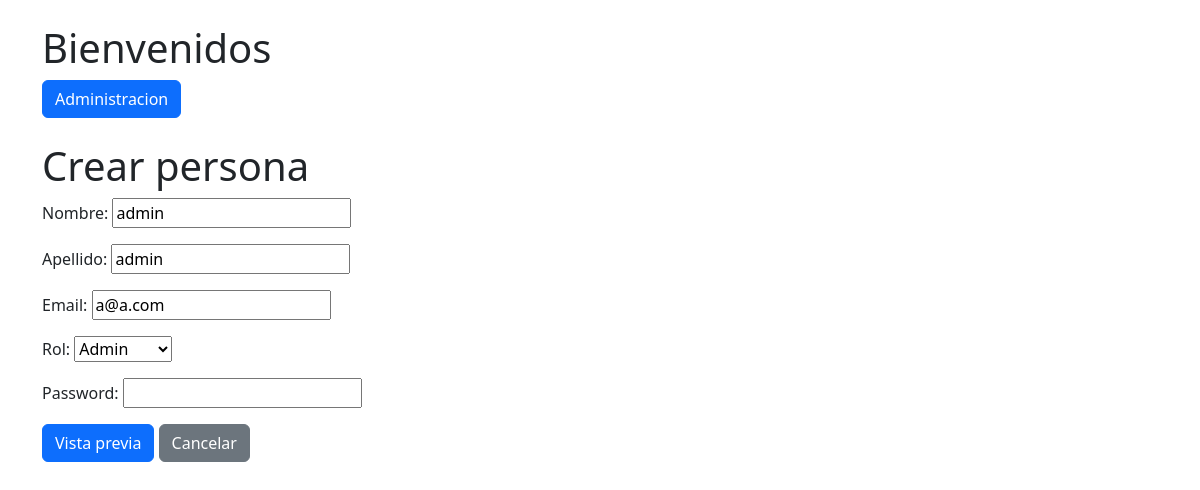
Screenshot of /crud/personas/4/editar/ with the database file from the repository.
### crud/models.py (models this page shows, shortened)
class Persona(models.Model):
    nombre = models.CharField(max_length=100)
    apellido = models.CharField(max_length=100)
    email = models.EmailField(unique=True)
    password = models.CharField(max_length=100)
    rol = models.ForeignKey('Rol', on_delete=models.CASCADE, null=True)

class Rol(models.Model):
    nombre = models.CharField(max_length=50)
    def __str__(self):
        return self.nombre

### crud/views.py (the view)
# urls.py: path('personas/<int:pk>/editar/', PersonaUpdateView.as_view(), name='persona_update'),
class PersonaUpdateView(UpdateView):
    model = Persona
    template_name = 'personas/persona_form.html'
    form_class = PersonaForm
    success_url = '/crud/personas'

### crud/forms.py
class PersonaForm(forms.ModelForm):
    class Meta:
        model = Persona
        fields = ['nombre', 'apellido', 'email', 'rol', 'password']
        widgets = {
            'password': forms.PasswordInput(),
            'email': forms.EmailInput(),
        }

### crud/templates/personas/persona_form.html (shortened to what this page needs)
{% extends 'home.html' %}
{% block content %}
<h1>Crear persona</h1>
<form method="post" id="personaForm">
    {{ form.as_p }}
    <button type="button" id="btnPreview" class="btn btn-primary">Vista previa</button>
    <a href="{% url 'persona_list' %}" class="btn btn-secondary">Cancelar</a>
</form>
{% endblock %}

### rows the page displays
Persona: nombre "admin", apellido "admin", email "a@a.com", rol "Admin"
